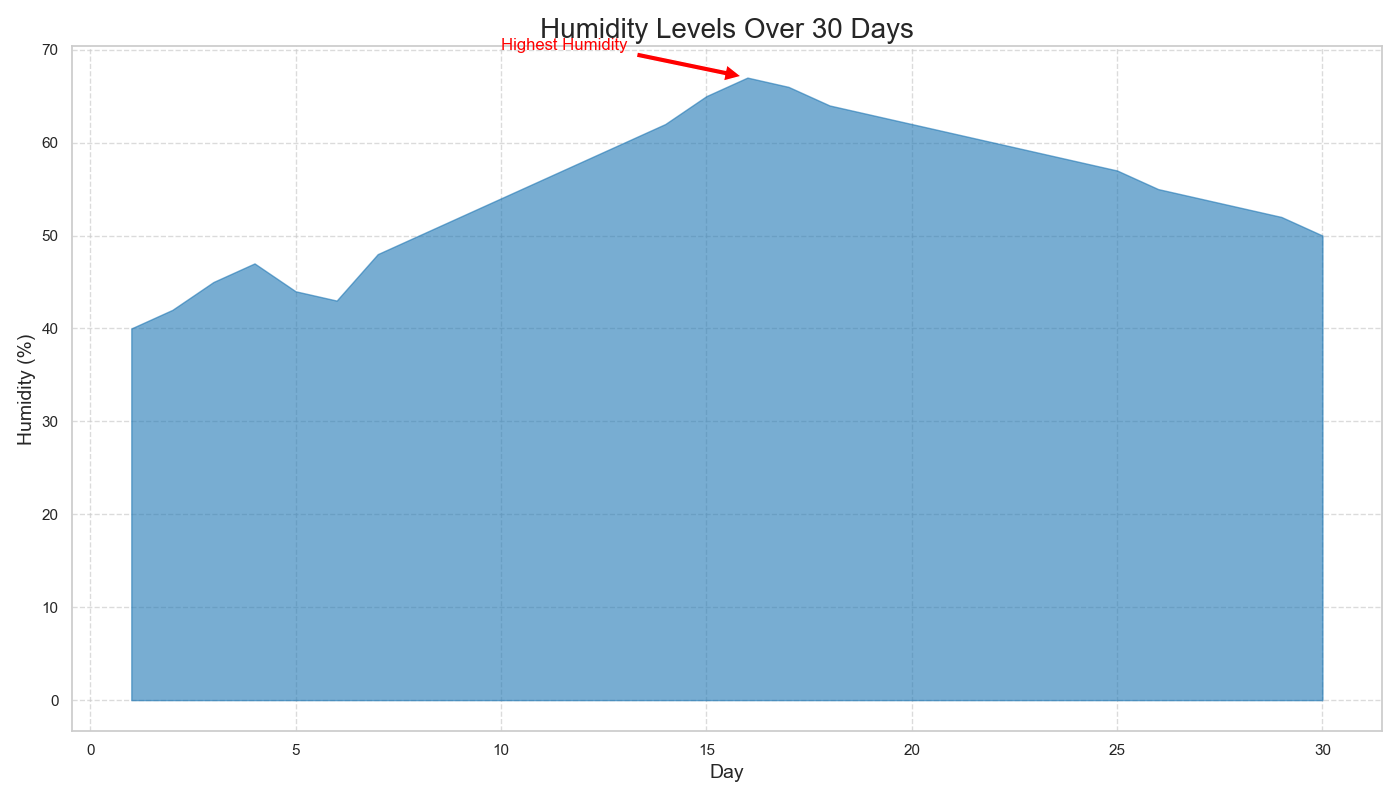

Reproduce this figure in Python.
import matplotlib.pyplot as plt
import pandas as pd

data = {
    'Day': [1, 2, 3, 4, 5, 6, 7, 8, 9, 10, 11, 12, 13, 14, 15, 16, 17, 18, 19, 20, 21, 22, 23, 24, 25, 26, 27, 28, 29, 30],
    'Humidity': [40, 42, 45, 47, 44, 43, 48, 50, 52, 54, 56, 58, 60, 62, 65, 67, 66, 64, 63, 62, 61, 60, 59, 58, 57, 55, 54, 53, 52, 50]
}

df = pd.DataFrame(data)

plt.figure(figsize=(14, 8))
plt.fill_between(df['Day'], df['Humidity'], color='#1f77b4', alpha=0.6)

plt.title('Humidity Levels Over 30 Days', fontsize=20, loc='center')
plt.xlabel('Day', fontsize=14)
plt.ylabel('Humidity (%)', fontsize=14)

plt.annotate('Highest Humidity', xy=(16, 67), xytext=(10, 70),
             arrowprops=dict(facecolor='red', shrink=0.05),
             fontsize=12, color='red')

plt.xticks(rotation=0)
plt.grid(True, linestyle='--', alpha=0.7)

plt.tight_layout()
plt.show()
